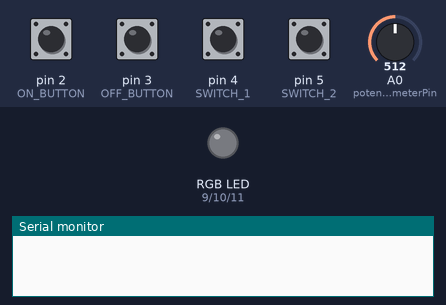
Simulated run of this sketch. Board: Arduino Uno, built with avr-gcc and run on an emulated ATmega328P. Parts: an RGB LED mixed from three pins (HIGH = lit), the last lines printed to the serial monitor. Dashed ring = blinking. The test bench sets the inputs (shaded band); at power-on: pin 2 (ON_BUTTON), pin 3 (OFF_BUTTON), pin 4 (SWITCH_1), pin 5 (SWITCH_2) HIGH, A0 (potentiometerPin) = 512.

Above: at 1.2 s.
1.3 s: pin 2 (ON_BUTTON) pulled LOW for 0.15 s
At 1.45 s:
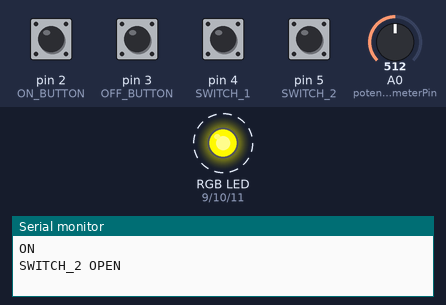
4.3 s: pin 3 (OFF_BUTTON) pulled LOW for 0.15 s
At 5.9 s:
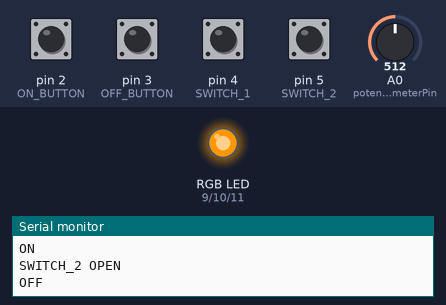
7.3 s: pin 2 (ON_BUTTON) pulled LOW for 1 s
At 10.15 s:
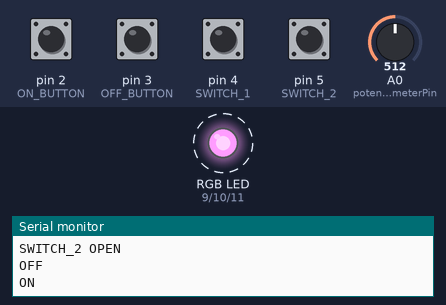
10.6 s: pin 4 (SWITCH_1) pulled LOW for 0.15 s
13.6 s: pin 3 (OFF_BUTTON) pulled LOW for 1 s
At 13.66 s:
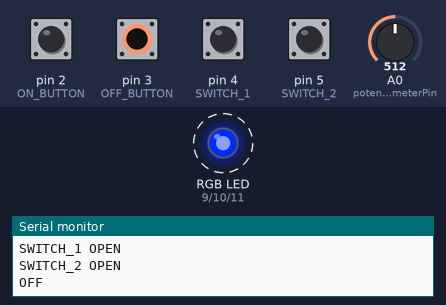
16.6 s: pin 2 (ON_BUTTON) driven LOW and pin 3 (OFF_BUTTON) driven LOW
At 16.66 s:
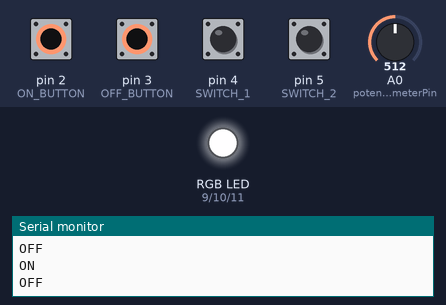
Timing chart, 0 to 67.1 s (numbered marks = the images above; inputs shaded):
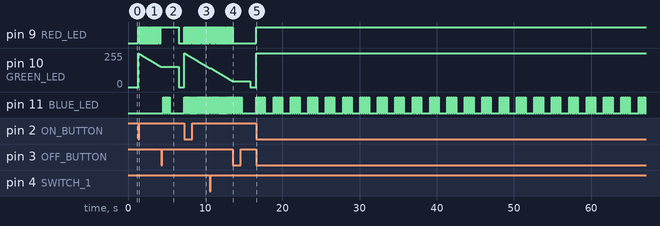

The sketch:

1-27-2023.ino
```cpp
int on = 0;
int off = 1;
float v_on;
float v_off;
int potentiometerPin = A0;   // potentiometer connected to analog pin A0

//BLUE LED STUFF
int BLUE_LED_STATE = LOW;  // ledState used to set the LED
unsigned long PREVIOUS_BLUE = 0;  // will store last time LED was updated
long BLUE_INTERVAL = 100;  // interval at which to blink (milliseconds). Default: 100

//default switch values, 1 is OPEN (HIGH), 2 is CLOSED (LOW)
int PREV_SWITCH_1 = HIGH;
int PREV_SWITCH_2 = LOW;

#define RED_LED 9
#define GREEN_LED 10
#define BLUE_LED 11

#define ON_BUTTON 2
#define OFF_BUTTON 3

#define SWITCH_1 4 //LEFT SWITCH
#define SWITCH_2 5 //RIGHT SWITCH


void setup() {
  // Setting up pin modes
  pinMode(on, INPUT_PULLUP);
  pinMode(off, INPUT_PULLUP);
  pinMode(ON_BUTTON, INPUT);
  pinMode(OFF_BUTTON, INPUT);
  pinMode(SWITCH_1, INPUT_PULLUP);
  pinMode(SWITCH_2, INPUT_PULLUP);

  Serial.begin(9600);
}

void loop() {
  // put your main code here, to run repeatedly:
  if(on_pressed()) {
    runState();
  }
}

// reads the potentiometer and maps its value to a range from 0 to 255
int read_potentiometer() {
  int potentiometerValue = analogRead(potentiometerPin);
  int mappedValue = map(potentiometerValue, 0, 1023, 0, 255);
  //Serial.println("Potentiometer: ");
  //Serial.print(mappedValue);
  return mappedValue;
}

// ON will be pressed if digitalRead is LOW
bool on_pressed() {
    // v_on = digitalRead(on);
    // if (v_on == 1.0) {
    //   return true;
    // }
    // return false;

    digitalWrite(ON_BUTTON, HIGH);
    if (digitalRead(ON_BUTTON) == LOW) {
      Serial.println("ON");
      return true;
    }
    return false;
  }

bool off_pressed() {
    // v_off = digitalRead(off);
    // if (v_off == 1.0) {
    //   return true;
    // }
    // return false;
    digitalWrite(OFF_BUTTON, HIGH);
    if (digitalRead(OFF_BUTTON) == LOW) {
      Serial.println("OFF");
      return true;
    }
    return false;
  }

bool both_pressed() {
    v_on = digitalRead(on);
    v_off = digitalRead(off);
    if (v_on == 1.0 && v_off == 1.0) {
      return true;
    }
    return false;
}

//default: delay of 0.1s (10 times per second). After switch, changes to
//delay of 1s (1 time per second)
void blue_led_blink() {
  unsigned long CURRENT_BLUE = millis();
  if (CURRENT_BLUE - PREVIOUS_BLUE >= BLUE_INTERVAL) {
    // save the last time you blinked the LED
    PREVIOUS_BLUE = CURRENT_BLUE;

    // if the LED is off turn it on and vice-versa:
    if (BLUE_LED_STATE == LOW) {
      BLUE_LED_STATE = HIGH;
    } else {
      BLUE_LED_STATE = LOW;
    }

    // set the LED with the ledState of the variable:
    digitalWrite(BLUE_LED, BLUE_LED_STATE);
  }
}

void runState() {
  int red_T = 50;
  float fade = 255;
  bool red_on;
  for (int i = 0; i < 7500; i++) {
    delay(1);
    //blue led blinking (changed when switch 1 is close)
    blue_led_blink();

    //flash red led
    if ((i % red_T) == 0)
      red_on = !red_on;

    if (red_on)
      analogWrite(RED_LED, 255);
    else
      digitalWrite(RED_LED, LOW);

    //green led fade
    if (i < 6000) {
      fade = fade - (0.0425);
      //Serial.println(fade);
      //Serial.println(i);
      analogWrite(GREEN_LED, (int)fade);
    }
    //green led flash
    else {
      if (((i < 6500) or (i > 7000)))
        analogWrite(GREEN_LED, 255);
      else if (((i > 6500) or (i < 7000)))
        digitalWrite(GREEN_LED, LOW);
    }
    // Check state of switches.
    check_switches();

    //Reads potentiometer
    read_potentiometer();

    // If off button is pressed, go to sleep
    if (off_pressed()) {
      sleep();
    }
  }
  runState();
}

//Blinks blue led for 1s then fades. Goes to OFF state.
void sleep() {
  bool fade = true;
  unsigned long BLINK_PERIOD = 1000; // set fadetime in ms

  //blinks @ 4hz 4 times (1 sec)
  for (int i = 0; i <= 4; i++) {
    digitalWrite(BLUE_LED, HIGH);
    delay(125);
    analogWrite(BLUE_LED, LOW);
    delay(125);
  }

  // define starting fade time
  unsigned long fadeStartTime = millis();

  // fade for 1s
  while (fade == true) {
    unsigned long FADE_PERIOD = 1000; // set fadetime in ms
    unsigned long progress = millis() - fadeStartTime;

    if (progress <= FADE_PERIOD) {
      long brightness = map(progress, 0, FADE_PERIOD, 255, 0);
      analogWrite(BLUE_LED, brightness);
    }
    else {
      fade = false;
    }
  }
  //Turns off
  off_state();
}

// OFF STATE. Turns off all leds, waits for ON button.
void off_state() {
  while (on_pressed() == false) {
    digitalWrite(RED_LED, LOW);
    digitalWrite(GREEN_LED, LOW);
    digitalWrite(BLUE_LED, LOW);
  }
  runState();
}

void check_switches() {
  int SWITCH_1_STATE = digitalRead(SWITCH_1);
  int SWITCH_2_STATE = digitalRead(SWITCH_2);
  //if switches didnt change, nothing happens
  if ((PREV_SWITCH_1 == SWITCH_1_STATE) and (PREV_SWITCH_2 == SWITCH_2_STATE)) {
    return;
  }
  PREV_SWITCH_1 = SWITCH_1_STATE;
  PREV_SWITCH_2 = SWITCH_2_STATE;


  // else check states
  //SWITCH 1 IS CLOSED
  if (SWITCH_1_STATE == LOW) {
    Serial.println("SWITCH_1 CLOSED");
    BLUE_INTERVAL = 1000;
  }
  else {
    BLUE_INTERVAL = 100;
  }

  //SWITCH 2 IS OPEN
  if (SWITCH_2_STATE == HIGH) {
    Serial.println("SWITCH_2 OPEN");
    //interrupt runs until interval changes or switch 2 closes
    while ((BLUE_INTERVAL == 1000) and (digitalRead(SWITCH_2) == HIGH)) {
       if (digitalRead(SWITCH_1) == HIGH) {
        Serial.println("SWITCH_1 OPEN");
        BLUE_INTERVAL = 100;
      }
      digitalWrite(RED_LED, HIGH);
    }
  }

  // //BOTH SWITCHES OFF
  // if ((SWITCH_1_STATE == HIGH) && (SWITCH_2_STATE == HIGH)) {
  //   Serial.println("SWITCH_1 OFF | SWITCH_2 OFF");
  //   if (BLUE_INTERVAL == 1000) {
  //     //TODO: an interrupt is triggered only if the flash rate of the BLUE LED is ten
  //     //times per second, by turning on a RED LED
  //     while (true) {
  //       digitalWrite(RED_LED, HIGH);
  //     }
  //   }
  //   return;
  // }
  // //SWITCH_1 ON
  // else if ((SWITCH_1_STATE == LOW) && (SWITCH_2_STATE == HIGH)) {
  //   Serial.println("SWITCH_1 ON | SWITCH_2 OFF");
  //   BLUE_INTERVAL = 100; //changes rate of blue LED blinking bc 1 is ON
  // }
  // //SWITCH_2 ON
  // else if ((SWITCH_1_STATE == HIGH) && (SWITCH_2_STATE == LOW)) {
  //   BLUE_INTERVAL = 1000; //changes rate of blue LED blinking bc switch 1 is off
  //   Serial.println("SWITCH_1 OFF | SWITCH_2 ON");
  // }
  // //BOTH ON
  // else if ((SWITCH_1_STATE == LOW) && (SWITCH_2_STATE == LOW)) {
  //   Serial.println("SWITCH_1 ON | SWITCH_2 ON");
  //   BLUE_INTERVAL = 100; //changes rate of blue LED blinking bc 1 is ON
  // }
}
```

Measured:
- after the input at 1.3 s, pin 9 (RED_LED): alternates HIGH for 0.06 s and LOW for 0.06 s, starting at once
- after the input at 4.3 s, pin 11 (BLUE_LED): alternates HIGH for 0.13 s and LOW for 0.13 s, 8 changes in all, then stays LOW, starting after 0.25 s
- after the input at 7.3 s, pin 9 (RED_LED): alternates HIGH for 0.06 s and LOW for 0.06 s, starting at once; pin 11 (BLUE_LED): alternates HIGH for 0.10 s and LOW for 0.10 s, starting at once
- after the input at 13.6 s, pin 9 (RED_LED): stops changing and stays LOW
- after the input at 16.6 s, pin 9 (RED_LED): LOW → HIGH at once; pin 10 (GREEN_LED): 0/255 → 254/255 at once; pin 11 (BLUE_LED): LOW → HIGH at once, then repeats every 2.3 s: 4 × (LOW 0.13 s, HIGH 0.13 s), LOW 1.1 s, HIGH 0.13 s
